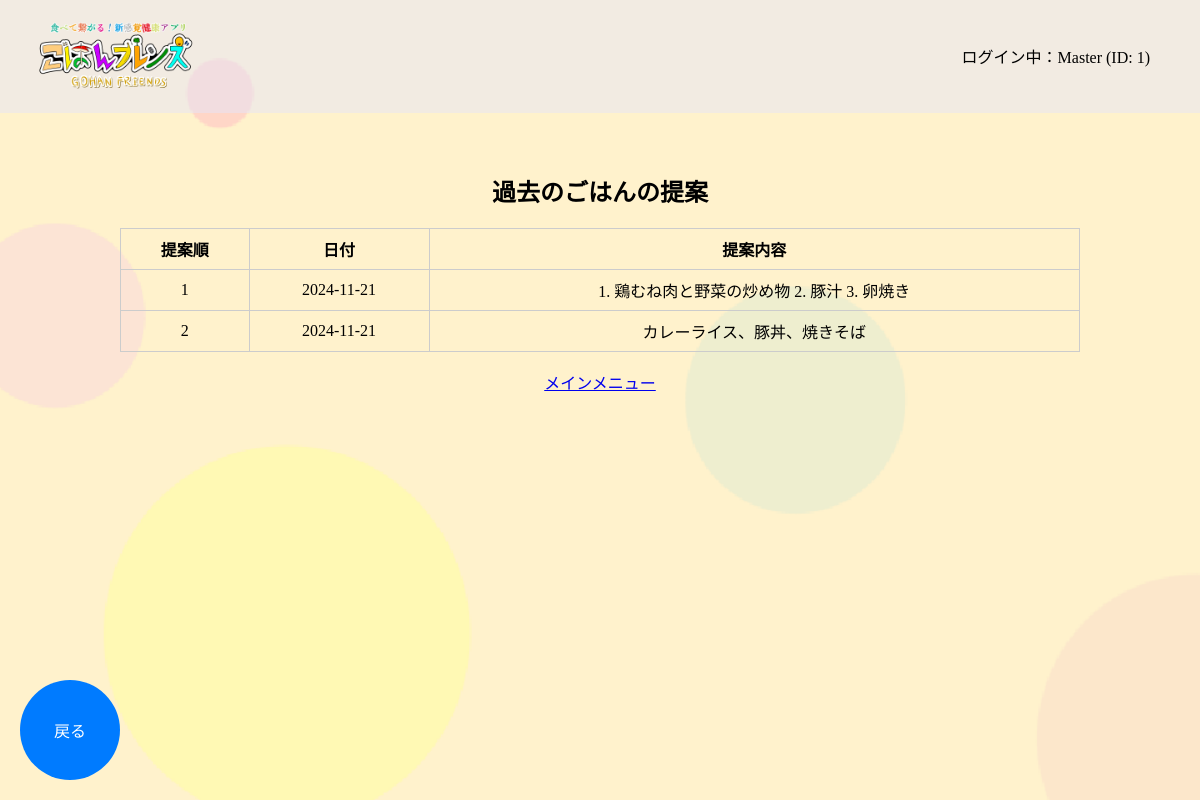
/sugg/sugg_hist (signed in), run on the app's committed database.
### tables this page shows
CREATE TABLE HISTORY (
    SUGG_ID INTEGER PRIMARY KEY AUTOINCREMENT,
    DAY DATE DEFAULT CURRENT_DATE,
    SUGG_txt VARCHAR(100)
, ACCOUNT_ID INTEGER NOT NULL DEFAULT 0);

### app.py (the view)
@app.route('/sugg/sugg_hist')
def sugg_hist():
    account_id = session.get('account_id')  # セッションからログイン中のアカウントIDを取得
    if not account_id:
        return redirect(url_for('home'))  # アカウントIDがない場合はホームにリダイレクト
    conn = get_db()  # データベース接続
    cursor = conn.cursor()
    cursor.execute("""
    SELECT SUGG_ID, DAY, SUGG_txt
    FROM HISTORY
    WHERE ACCOUNT_ID = ?
    ORDER BY DAY DESC
    """, (account_id,))
    history = cursor.fetchall()  # 結果を取得
    conn.close()  # データベース接続を閉じる
    return render_template('sugg/sugg_hist.html', history=history)

### app.py (called while the page is built)
def get_db():
    conn = sqlite3.connect(DATABASE)
    return conn

@app.context_processor
def inject_account_info():
    return {
        'account_name': session.get('account_name'),
        'account_id': session.get('account_id')
    }

### templates/sugg/sugg_hist.html (shortened to what this page needs)
{% extends 'base.html' %}
{% block content %}
<div class="main-contents">
    <h2 class="txt-center">過去のごはんの提案</h2>
    <div class="history-container">
        {% if history %}
            <table>
                <thead>
                    <tr>
                        <th>提案順</th>
                        <th>日付</th>
                        <th>提案内容</th>
                    </tr>
                </thead>
                <tbody>
                    {% for sugg in history %}
                        <tr>
                            <td>{{ sugg[0] }}</td>
                            <td>{{ sugg[1] }}</td>
                            <td>{{ sugg[2] }}</td>
                        </tr>
                    {% endfor %}
                </tbody>
            </table>
        {% else %}
            <p>過去の提案はまだありません。</p>
        {% endif %}
    </div>
    <div class="back-button-container">
        <button onclick="location.href='{{ url_for('sugg_menu') }}';" class="back-button">戻る</button>
    </div>
</div>
<br>
<div class="txt-center">
    <a href="{{ url_for('mainmenu') }}">メインメニュー</a>
</div>
<br>
{% endblock %}

### static/css/style.css (style rules this page uses)
html, body { margin: 0; padding: 0; box-sizing: border-box; height: 100%; }
.kabegami { background-size: cover; }
.back-button-container { position: fixed; bottom: 20px; left: 20px; }
.back-button-container button { width: 100px; height: 100px; border-radius: 50%; border: none; background-color: #007BFF; color: white; font-size: 16px; display: flex; justify-content: center; align-items: center; cursor: pointer; transition: background-color 0.3s; }
.main-contents { padding-top: 70px; }
table { border-collapse: collapse; width: 80%; }
th, td { border: 1px solid #ccc; padding: 8px; text-align: center; }
.txt-center { text-align: center; }
.history-container { display: flex; justify-content: center; }

### data on the page
HISTORY: SUGG_ID "1", DAY "2024-11-21", SUGG_txt "1. 鶏むね肉と野菜の炒め物 2. 豚汁 3. 卵焼き"
HISTORY: SUGG_ID "2", DAY "2024-11-21", SUGG_txt "カレーライス、豚丼、焼きそば"

### other printed values
{{ account_name }} "Master"
{{ account_id }} "1"
